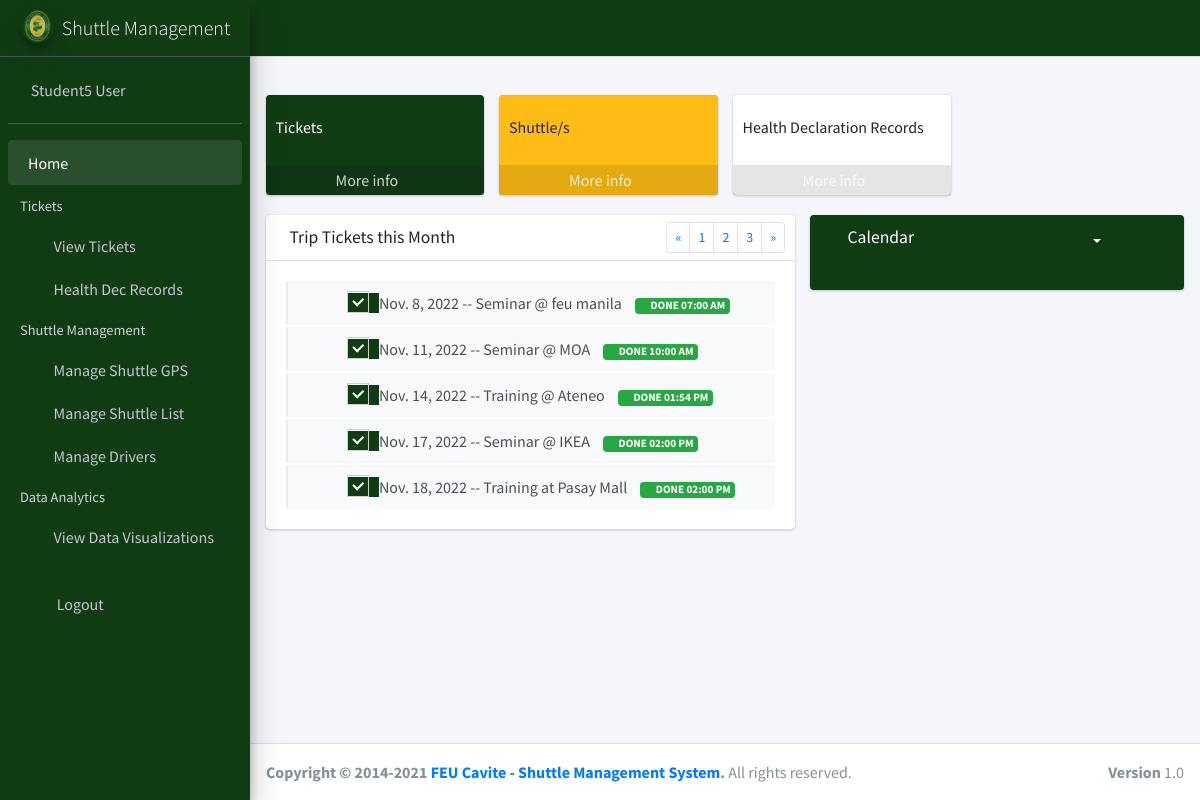
The app's page /ticket/fts_page/ (signed in) with its own data.
### ticket/models.py (models this page shows, shortened)
class Tickets(models.Model):
    ticket_id = models.AutoField(primary_key=True)
    start_date = models.DateField(blank=True, null = True)
    start_time = models.TimeField(blank=True, null = True)
    arrival_time = models.TimeField(blank=True, null = True)
    date_filed = models.DateTimeField(blank=True, null = True, auto_now_add=True)
    description = models.CharField(max_length=255, blank=True, null = True)
    destination = models.CharField(max_length=255, blank=True, null = True)
    driver = models.ForeignKey(shuttle_driver, null=True, blank=True, on_delete=models.CASCADE)
    email = models.CharField(max_length=255, blank=True, null = True)
    ticket_status = models.ForeignKey(Ticket_status, null=True, blank=True, on_delete=models.CASCADE)
    cancel_reason = models.CharField(max_length=255, blank=True, null = True)
    qr_code = models.ImageField(upload_to = 'uploads/', blank = True, null = True)
    user = models.ForeignKey(User, null=True, blank=True, on_delete=models.CASCADE)
    approved_by = models.CharField(max_length=255, blank=True, null = True)

### ticket/views.py (the view)
# urls.py: path('fts_page/', login_required(views.fts_page), name='fts_page'),
def fts_page(request):
	query = {
		'gp': shuttle_service.objects.all(),
	}
	now = tz.now()
	query['now'] = now
	today = datetime.date.today()
	query['month'] = str(today.month)
	query['day'] = str(today.day)
	query['mtx'] = Tickets.objects.filter(start_date = str(tz.localtime(now).date())).exclude(Q(ticket_status_id = 3)|Q(ticket_status_id = 4)|Q(ticket_status_id = 1))
	query['allmtx'] = Tickets.objects.filter(start_date__month = str(today.month)).exclude(Q(ticket_status_id = 3)|Q(ticket_status_id = 4)|Q(ticket_status_id = 1))
	return render(request, 'ticket/fts_page.html', query)

### ticket/templates/ticket/fts_page.html (shortened to what this page needs)
{% extends "ticket/ftsbase.html" %}
{% load static %}
{% block content %}
<section class="content">
      <div class="container-fluid">
        <div class="row">
          <div class="col-lg-3 col-6">
            <div class="small-box bg-success1">
              <div class="inner">
                <p>Tickets</p>
              </div>
              <a href = "#" class="small-box-footer" onclick="window.open('/ticket/fts_ticket','popupticket','width=950,height=600'); return false;">
                             More info <i class="fas fa-arrow-circle-right"></i>
                          </a>
            </div>
          </div>
          <div class="col-lg-3 col-6">
            <div class="small-box bg-warning1">
              <div class="inner">
                <p>Shuttle/s</p>
              </div>
              <a href = "#" class="small-box-footer" onclick="window.open('/ticket/add_shuttle','popupticket','width=950,height=600'); return false;">More info <i class="fas fa-arrow-circle-right"></i></a>
            </div>
          </div>
          <div class="col-lg-3 col-6">
            <div class="small-box bg-danger1">
              <div class="inner">
                <p>Health Declaration Records</p>
              </div>
              <a href = "#" class="small-box-footer mi" onclick="window.open('/ticket/hdf_list','popupticket','width=1400,height=1300'); return false;">
                             More info <i class="fas fa-arrow-circle-right"></i>
                          </a>
            </div>
          </div>
        </div>
        <div class="row">
          <section class="col-lg-7 connectedSortable">
            <div class="card">
              <div class="card-header">
                <h3 class="card-title">
                  Trip Tickets this Month
                </h3>
                <div class="card-tools">
                  <ul class="pagination pagination-sm">
                    <li class="page-item"><a href="#" class="page-link">&laquo;</a></li>
                    <li class="page-item"><a href="#" class="page-link">1</a></li>
                    <li class="page-item"><a href="#" class="page-link">2</a></li>
                    <li class="page-item"><a href="#" class="page-link">3</a></li>
                    <li class="page-item"><a href="#" class="page-link">&raquo;</a></li>
                  </ul>
                </div>
              </div>
              <div class="card-body">
                <ul class="todo-list" data-widget="todo-list">
                  {% for items in allmtx %}
                  <li>
                    <span class="handle">
                      <i class="fas fa-ellipsis-v"></i>
                      <i class="fas fa-ellipsis-v"></i>
                    </span>
                    <div  class="icheck-primary1 d-inline ml-2">
                      <label for="todoCheck1{{items.ticket_id}}"></label>
                    </div>
                    {{items.start_date}} -- {{items.description}}
                    {% if day|add:"0" == items.start_date|date:"d"|add:"0"  %}
                    <small class="badge badge-danger"><i class="far fa-clock"></i> TODAY {{items.start_time|date:"h:i A"}}</small>
                    {% else %}
                    <small class="badge badge-success"><i class="far fa-clock"></i> DONE {{items.start_time|date:"h:i A"}}</small>
                    {% endif %}
                  </li>
                  {% endfor %}
                </ul>
              </div>
            </div>
          </section>
          <section class="col-lg-5 connectedSortable">
            <div class="card bg-gradient-success1">
              <div class="card-header border-0">
                <h3 class="card-title">
                  <i class="far fa-calendar-alt"></i>
                  Calendar
                </h3>
                <div class="card-tools">
                  <div class="btn-group">
                    <button type="button" class="btn btn-success1 btn-sm dropdown-toggle" data-toggle="dropdown" data-offset="-52">
                      <i class="fas fa-bars"></i>
                    </button>
                  </div>
                  <button type="button" class="btn btn-success1 btn-sm" data-card-widget="collapse">
                    <i class="fas fa-minus"></i>
                  </button>
                  <button type="button" class="btn btn-success1 btn-sm" data-card-widget="remove">
                    <i class="fas fa-times"></i>
                  </button>
                </div>
              </div>
              <div class="card-body pt-0">
              </div>
            </div>
          </section>
        </div>
      </div>
    </section>
{% endblock content %}

### ticket/templates/ticket/ftsbase.html (shortened to what this page needs)
{% load static %}
<!DOCTYPE html>
<html lang="en">
<head>
  <link rel="stylesheet" href="{% static 'basetemp/plugins/fontawesome-free/css/all.min.css' %}">
  <link rel="stylesheet" href="https://code.ionicframework.com/ionicons/2.0.1/css/ionicons.min.css">
  <link rel="stylesheet" href="{% static 'basetemp/plugins/tempusdominus-bootstrap-4/css/tempusdominus-bootstrap-4.min.css' %}">
  <link rel="stylesheet" href="{% static 'basetemp/plugins/icheck-bootstrap/icheck-bootstrap.min.css' %}">
  <link rel="stylesheet" href="{% static 'basetemp/plugins/jqvmap/jqvmap.min.css' %}">
  <link rel="stylesheet" href="{% static 'basetemp/dist/css/adminlte.min.css' %}">
  <link rel="stylesheet" href="{% static 'basetemp/plugins/overlayScrollbars/css/OverlayScrollbars.min.css' %}">
  <link rel="stylesheet" href="{% static 'basetemp/plugins/daterangepicker/daterangepicker.css' %}">
  <link rel="stylesheet" href="{% static 'basetemp/plugins/summernote/summernote-bs4.min.css' %}">
</head>
<body class="hold-transition sidebar-mini layout-fixed">
<div class="wrapper">
  <nav class="main-header navbar navbar-expand navbar-white navbar-light navbar-custom">
    <ul class="navbar-nav">
      <li class="nav-item">
        <a class="nav-link" data-widget="pushmenu" href="#" role="button"><i class="fas fa-bars w"></i></a>
      </li>
      <li class="nav-item d-none d-sm-inline-block">
        <a href="#" class="nav-link"></a>
      </li>
    </ul>
    <ul class="navbar-nav ml-auto">
      <li class="nav-item">
        <a class="nav-link" data-widget="fullscreen" href="#" role="button">
          <i class="fas fa-expand-arrows-alt w"></i>
        </a>
      </li>
    </ul>
  </nav>
  <aside class="main-sidebar sidebar-dark-primary1 elevation-4">
    <a href="/" class="brand-link">
      <img src="{% static 'shuttle/feulogo.png' %}" alt="AdminLTE Logo" class="brand-image img-circle elevation-3" style="opacity: .8">
      <span class="brand-text font-weight-light">Shuttle Management</span>
    </a>
    <div class="sidebar">
      <div class="user-panel mt-3 pb-3 mb-3 d-flex">
        <div class="image">
        </div>
        <div class="info">
          <a href="#" class="d-block">{{user.get_full_name}}</a>
        </div>
      </div>
      <nav class="mt-2">
        <ul class="nav nav-pills nav-sidebar flex-column" data-widget="treeview" role="menu" data-accordion="false">
          <li class="nav-item menu-open">
            <a href="/" class="nav-link">
              <p>
                Home
              </p>
            </a>
          </li>
          <li class="nav-header">Tickets</li>
          <li class="nav-item">
            <a href = "#" class="nav-link" onclick="window.open('/ticket/fts_ticket','popupticket','width=950,height=600'); return false;"><i class="nav-icon fas fa-book"></i><p>View Tickets</p>
            </a>
          </li>
          <li class="nav-item">
            <a href = "#" class="nav-link" onclick="window.open('/ticket/hdf_list','popupticket','width=950,height=600'); return false;"><i class="nav-icon fas fa-book"></i><p>Health Dec Records</p>
            </a>
          </li>
          <li class="nav-header">Shuttle Management</li>
          <li class="nav-item">
            <a href = "#" class="nav-link" onclick="window.open('/ticket/add_shuttle','popupticket','width=950,height=600'); return false;"><i class="fas fa-shuttle-van nav-icon"></i><p>Manage Shuttle GPS</p>
            </a>
          </li>
          <li class="nav-item">
            <a href = "#" class="nav-link" onclick="window.open('/ticket/add_shuttle_list','popupticket','width=950,height=600'); return false;"><i class="fas fa-car nav-icon"></i><p>Manage Shuttle List</p>
            </a>
          </li>
           <li class="nav-item">
            <a href = "#" class="nav-link" onclick="window.open('/ticket/add_driver','popupticket','width=950,height=600'); return false;"><i class="fas fa-street-view nav-icon"></i><p>Manage Drivers</p>
            </a>
          </li>
          <li class="nav-header">Data Analytics</li>
            <li class="nav-item">
            <a href = "#" class="nav-link" onclick="window.open('/ticket/datav','popupticket','width=950,height=600'); return false;"><i class="fas fa-street-view nav-icon"></i><p>View Data Visualizations</p>
            </a>
          </li>
          <br>
          <li class="nav-item">
            <a href="/logout/" class="nav-link">
              <i class="nav-icon fas fa-sign-out-alt"></i>
              <p>Logout</p>
            </a>
          </li>
        </ul>
      </nav>
    </div>
  </aside>
  <div class="content-wrapper">
     <div class="content-header">
    </div>
    {% block content %}
    {% endblock content %}
  </div>
  <footer class="main-footer">
    <strong>Copyright &copy; 2014-2021 <a href="#">FEU Cavite - Shuttle Management System</a>.</strong>
    All rights reserved.
    <div class="float-right d-none d-sm-inline-block">
      <b>Version</b> 1.0
    </div>
  </footer>
</div>
</body>
</html>

### ticket/templates/ticket/ftsbase.html (style rules this page uses)
.navbar-custom { background-color: #103C14; }
.sidebar { background-color: #103C14; }
.sidebar-dark-primary1 { background-color: #103C14; }
.w { color: white; }

### ticket/templates/ticket/fts_page.html (style rules this page uses)
.bg-success1 { background-color: #103C14; color: white; }
.bg-warning1 { background-color: #FFBC14; }
.icheck-primary1 { background-color: #103C14; color: white; }
.bg-danger1 { background-color: white; }
.mi { color: black; }
.bg-gradient-success1 { background-color: #103C14; color: white; }
.btn-success1, .btn-success1:hover { background-color: #103C14; color: white; }

### records on screen
Tickets: start_date "Nov. 8, 2022", description "Seminar @ feu manila", start_time "07:00 AM"
Tickets: start_date "Nov. 11, 2022", description "Seminar @ MOA", start_time "10:00 AM"
Tickets: start_date "Nov. 14, 2022", description "Training @ Ateneo", start_time "01:54 PM"
Tickets: start_date "Nov. 17, 2022", description "Seminar @ IKEA", start_time "02:00 PM"
Tickets: start_date "Nov. 18, 2022", description "Training at Pasay Mall", start_time "02:00 PM"

### other values on screen
{{ user.get_full_name }} "Student5 User"
